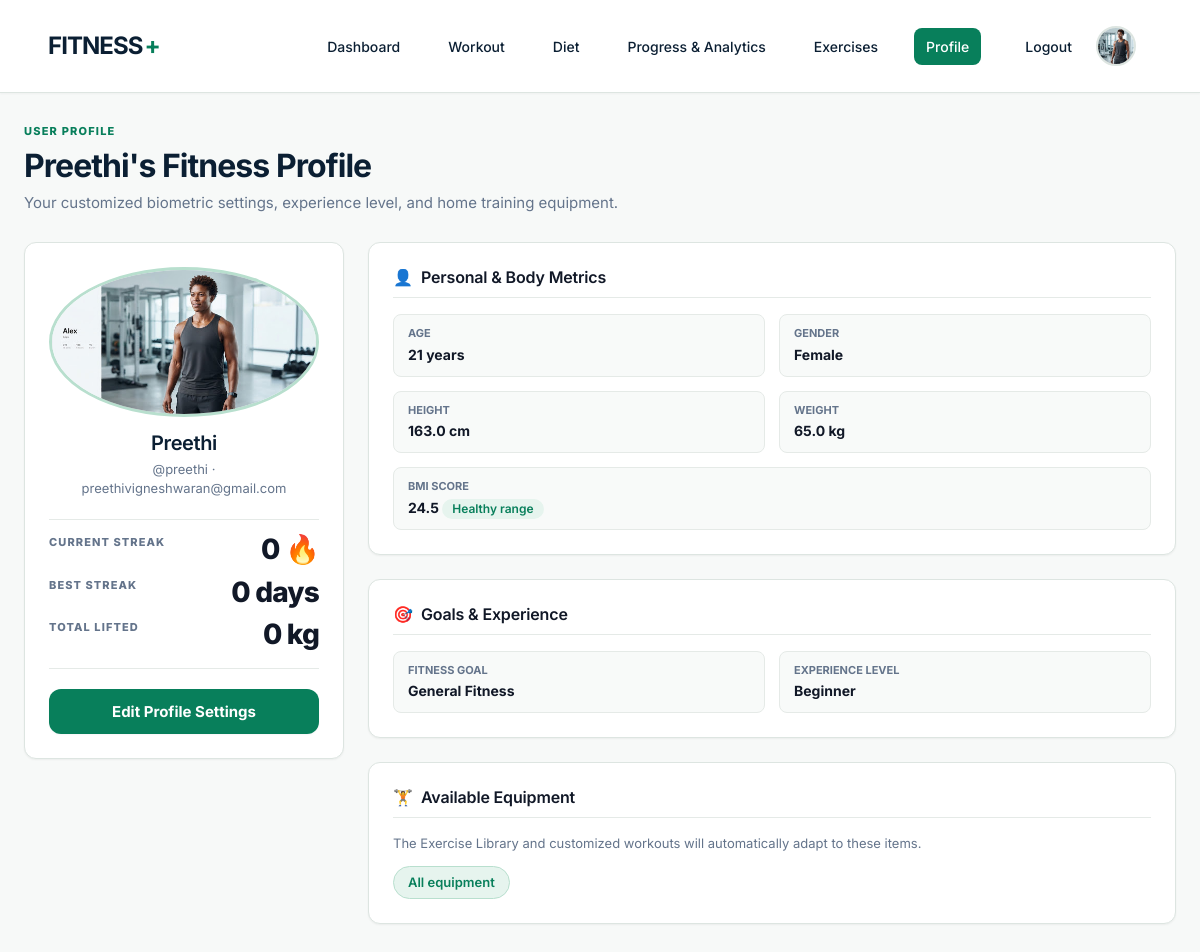
The page /profile/ (signed in) on the database as committed earlier.
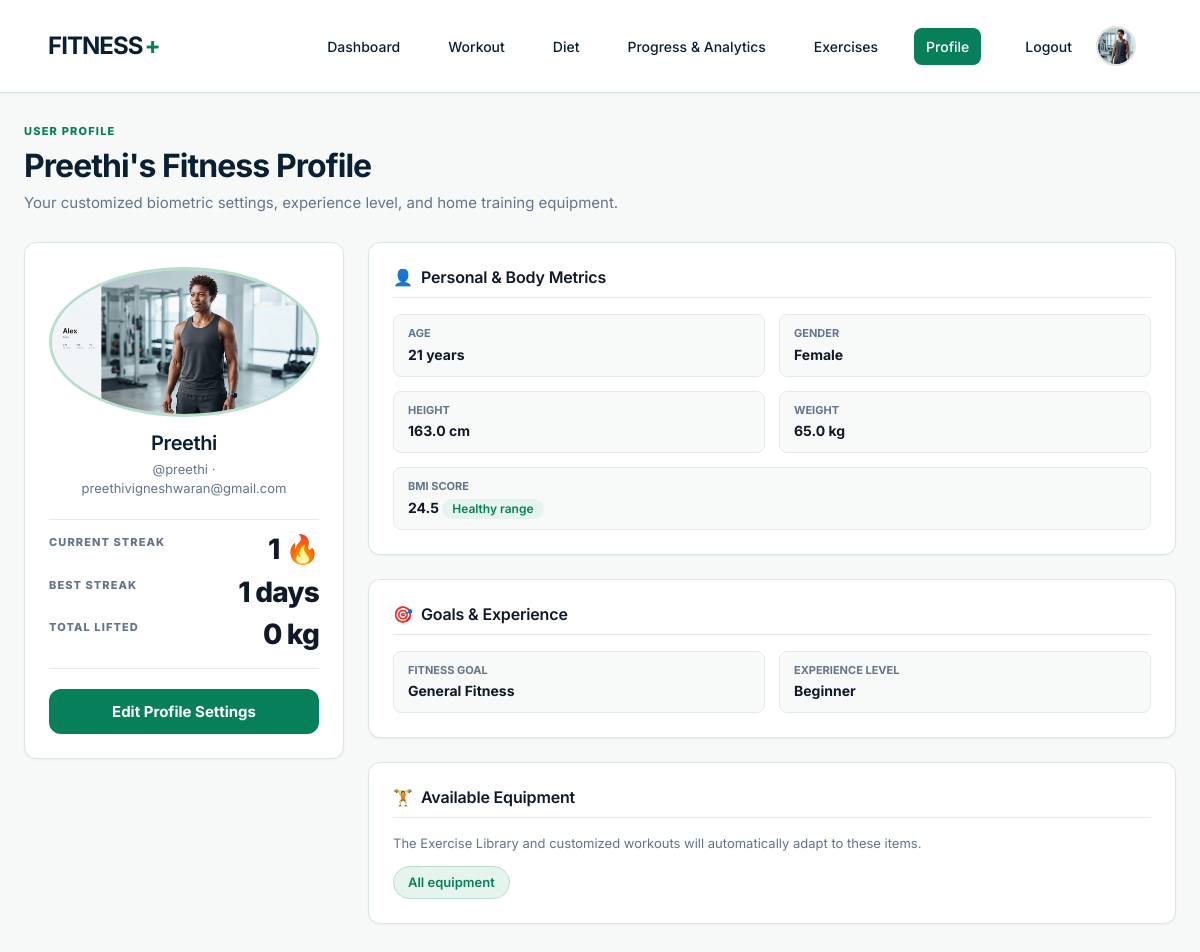
The same page on the database as committed later.
### workout/models.py (models this page shows, shortened)
class UserProfile(models.Model):
    class Goal(models.TextChoices):
        BULK = 'bulk', 'Build Muscle / Bulk'
        CUT = 'cut', 'Lose Fat / Cut'
        MAINTAIN = 'maintain', 'Maintain Weight'
        STRENGTH = 'strength', 'Build Strength'
        FITNESS = 'fitness', 'General Fitness'
    user = models.OneToOneField(User, related_name='fitness_profile', on_delete=models.CASCADE)
    name = models.CharField(max_length=80, blank=True)
    age = models.PositiveSmallIntegerField(null=True, blank=True)
    gender = models.CharField(max_length=20, choices=[('male', 'Male'), ('female', 'Female')], null=True, blank=True, default=None)
    height_cm = models.DecimalField(max_digits=5, decimal_places=1, null=True, blank=True)
    weight_kg = models.DecimalField(max_digits=5, decimal_places=1, null=True, blank=True)
    goal = models.CharField(max_length=20, choices=Goal.choices, default=Goal.FITNESS)
    workout_location = models.CharField(max_length=10, choices=[('gym','Gym'),('home','Home')], default='home')
    experience_level = models.CharField(max_length=20, choices=[('beginner','Beginner'),('intermediate','Intermediate'),('advanced','Advanced')], default='beginner')
    home_equipment = models.JSONField(default=list, blank=True)
    profile_completed = models.BooleanField(default=False)
    profile_image = models.ImageField(upload_to='profile_images/', null=True, blank=True)
    current_streak = models.PositiveIntegerField(default=0); longest_streak = models.PositiveIntegerField(default=0); last_workout_date = models.DateField(null=True, blank=True)
    created_at = models.DateTimeField(auto_now_add=True); updated_at = models.DateTimeField(auto_now=True)
    @property
    def bmi(self):
        if not self.height_cm or not self.weight_kg: return None
        return round(float(self.weight_kg) / (float(self.height_cm) / 100) ** 2, 1)
    @property
    def bmi_category(self):
        bmi = self.bmi
        if bmi is None: return ''
        return 'Underweight' if bmi < 18.5 else 'Healthy range' if bmi < 25 else 'Overweight' if bmi < 30 else 'Obesity'
    @property
    def total_weight_lifted(self):
        return calculate_user_total_volume(self.user)
    @property
    def total_weight_lifted_display(self):
        return format_weight_display(self.total_weight_lifted)

class Workout(models.Model):
    user = models.ForeignKey(User, related_name='workouts', on_delete=models.CASCADE)
    date = models.DateField(default=timezone.localdate)
    created_at = models.DateTimeField(auto_now_add=True)
    completed = models.BooleanField(default=False)
    completed_at = models.DateTimeField(null=True, blank=True)
    class Meta:
        ordering = ['-date', '-created_at']

class WorkoutExercise(models.Model):
    workout = models.ForeignKey(Workout, related_name='workout_exercises', on_delete=models.CASCADE)
    exercise = models.ForeignKey(Exercise, related_name='workout_entries', on_delete=models.PROTECT)
    sets_planned = models.PositiveIntegerField()
    reps_planned = models.PositiveIntegerField()
    weight = models.DecimalField(max_digits=7, decimal_places=2, null=True, blank=True)
    rest_seconds = models.PositiveIntegerField(default=60)
    exercise_seconds = models.PositiveIntegerField(default=30)
    order = models.PositiveIntegerField(default=1)
    class Meta:
        ordering = ['order']

class Exercise(models.Model):
    class EquipmentType(models.TextChoices):
        BODYWEIGHT = 'bodyweight', 'Bodyweight'
        BARBELL = 'barbell', 'Barbell'
        DUMBBELL = 'dumbbell', 'Dumbbell'
        KETTLEBELL = 'kettlebell', 'Kettlebell'
        CABLE = 'cable', 'Cable'
        MACHINE = 'machine', 'Machine'
        RESISTANCE_BAND = 'resistance_band', 'Resistance band'
        PULLUP_BAR = 'pullup_bar', 'Pull-up bar'
        BENCH = 'bench', 'Bench'
        PLATE = 'plate', 'Plate-loaded'
        STEP = 'step', 'Step / Platform'
        JUMP_ROPE = 'jump_rope', 'Jump Rope'
        OTHER = 'other', 'Other'
    class Difficulty(models.TextChoices):
        BEGINNER = 'beginner', 'Beginner'
        INTERMEDIATE = 'intermediate', 'Intermediate'
        ADVANCED = 'advanced', 'Advanced'
    class GenderCategory(models.TextChoices):
        ALL = 'all', 'All'
        FEMALE = 'female', 'Female'
        MALE = 'male', 'Male'
    name = models.CharField(max_length=120)
    body_part = models.CharField(max_length=40, default='Full Body')
    equipment_type = models.CharField(max_length=20, choices=EquipmentType.choices, default=EquipmentType.OTHER)
    category = models.CharField(max_length=40)
    description = models.TextField()
    instructions = models.TextField()
    muscles_targeted = models.CharField(max_length=255)
    beginner_tips = models.TextField(blank=True)
    is_bodyweight = models.BooleanField(default=False)
    image = models.CharField(max_length=255, blank=True, help_text='Local visual URL (filled by the seed command).')
    created_at = models.DateTimeField(auto_now_add=True)
    difficulty = models.CharField(max_length=20, choices=Difficulty.choices, default=Difficulty.INTERMEDIATE)
    gender_category = models.CharField(max_length=10, choices=GenderCategory.choices, default=GenderCategory.ALL)
    recommended_sets = models.CharField(max_length=30, blank=True, default='')
    recommended_reps = models.CharField(max_length=30, blank=True, default='')
    recommended_duration = models.CharField(max_length=40, blank=True, default='')
    recommended_rest = models.CharField(max_length=30, blank=True, default='')
    is_beginner_friendly = models.BooleanField(default=False)
    class Meta:
        ordering = ['category', 'name']
        constraints = [models.UniqueConstraint(Lower('name'), name='unique_exercise_name_ci')]

class WorkoutSet(models.Model):
    workout_exercise = models.ForeignKey(WorkoutExercise, related_name='sets', on_delete=models.CASCADE)
    set_number = models.PositiveIntegerField()
    reps_completed = models.PositiveIntegerField()
    weight = models.DecimalField(max_digits=7, decimal_places=2, null=True, blank=True)
    completed = models.BooleanField(default=False)
    skipped = models.BooleanField(default=False)
    completed_at = models.DateTimeField(null=True, blank=True)
    class Meta:
        constraints = [models.UniqueConstraint(fields=['workout_exercise', 'set_number'], name='unique_workout_set')]
        ordering = ['set_number']

### workout/views.py (the view)
# urls.py: path('profile/', views.profile, name='profile'),
@login_required
def profile(request):
    profile = get_object_or_404(UserProfile, user=request.user)
    return render(request, 'workout/profile.html', {'profile': profile})

### workout/models.py (called while the page is built, shortened)
def format_weight_display(value):
    if value is None:
        return '0'
    try:
        val = Decimal(str(value))
    except Exception:
        return '0'
    if val == 0:
        return '0'
    if val % 1 == 0:
        return f"{int(val):,}"
    return f"{val:,.2f}".rstrip('0').rstrip('.')

def calculate_exercise_volume(exercise_entry):
    if exercise_entry.exercise.is_bodyweight or exercise_entry.weight is None:
        return Decimal('0')

def calculate_workout_volume(workout):
    entries = workout.workout_exercises.all()
    total = Decimal('0')
    for entry in entries:
        total += calculate_exercise_volume(entry)
    return total

def calculate_user_total_volume(user):
    if not user or not user.is_authenticated:
        return Decimal('0')
    completed_workouts = Workout.objects.filter(
        user=user,
        completed=True
    ).prefetch_related('workout_exercises__exercise', 'workout_exercises__sets')
    total = Decimal('0')
    for workout in completed_workouts:
        total += calculate_workout_volume(workout)
    return total

### workout/templates/workout/profile.html (shortened to what the changed rows need)
{% extends 'workout/base.html' %}
{% load static %}
{% block content %}
<div class="page-intro">
  <p class="eyebrow">USER PROFILE</p>
  <h1>{{ profile.name|default:user.username }}'s Fitness Profile</h1>
  <p class="subtitle">Your customized biometric settings, experience level, and home training equipment.</p>
</div>
<div class="profile-layout-grid">
  <div class="profile-sidebar-card card">
    <div class="profile-avatar-wrap">
      {% if profile.profile_image %}
        <img src="{{ profile.profile_image.url }}" alt="{{ profile.name }}" class="profile-main-avatar">
      {% else %}
        <img src="{% static 'workout/images/fitness-plus/profile_user.jpg' %}" alt="{{ profile.name }}" class="profile-main-avatar">
      {% endif %}
    </div>
    <h2>{{ profile.name|default:user.username }}</h2>
    <p class="profile-username">@{{ user.username }} · {{ user.email }}</p>
    <div class="profile-quick-stats">
      <div class="quick-stat">
        <span class="stat-label">Current Streak</span>
        <strong class="stat-value">{{ profile.current_streak }} 🔥</strong>
      </div>
      <div class="quick-stat">
        <span class="stat-label">Best Streak</span>
        <strong class="stat-value">{{ profile.longest_streak }} days</strong>
      </div>
      <div class="quick-stat">
        <span class="stat-label">Total Lifted</span>
        <strong class="stat-value">{{ profile.total_weight_lifted_display }} kg</strong>
      </div>
    </div>
    <div class="profile-actions">
      <a class="button wide primary-cta" href="{% url 'workout:profile_edit' %}">Edit Profile Settings</a>
    </div>
  </div>
  <div class="profile-details-column">
    <div class="card detail-section-card">
      <div class="metrics-two-col">
        <div class="info-item">
          <span class="info-label">Age</span>
          <strong class="info-val">{{ profile.age|default:'Not set' }}{% if profile.age %} years{% endif %}</strong>
        </div>
        <div class="info-item">
          <span class="info-label">Gender</span>
          <strong class="info-val">{{ profile.get_gender_display }}</strong>
        </div>
        <div class="info-item">
          <span class="info-label">Height</span>
          <strong class="info-val">{{ profile.height_cm|default:'Not set' }}{% if profile.height_cm %} cm{% endif %}</strong>
        </div>
        <div class="info-item">
          <span class="info-label">Weight</span>
          <strong class="info-val">{{ profile.weight_kg|default:'Not set' }}{% if profile.weight_kg %} kg{% endif %}</strong>
        </div>
        <div class="info-item full-span">
          <span class="info-label">BMI Score</span>
          <strong class="info-val">
            {{ profile.bmi|default:'—' }}
            {% if profile.bmi_category %}
              <span class="badge badge-primary">{{ profile.bmi_category }}</span>
            {% endif %}
          </strong>
        </div>
      </div>
    </div>
    <div class="card detail-section-card">
      <div class="metrics-two-col">
        <div class="info-item">
          <span class="info-label">Fitness Goal</span>
          <strong class="info-val">{{ profile.get_goal_display }}</strong>
        </div>
        <div class="info-item">
          <span class="info-label">Experience Level</span>
          <strong class="info-val">{{ profile.get_experience_level_display }}</strong>
        </div>
      </div>
    </div>
  </div>
</div>
{% endblock %}

Rows that differ between the two databases and show on the page:
changed UserProfile "Female": current_streak "0" → "1"; longest_streak "0" → "1"
